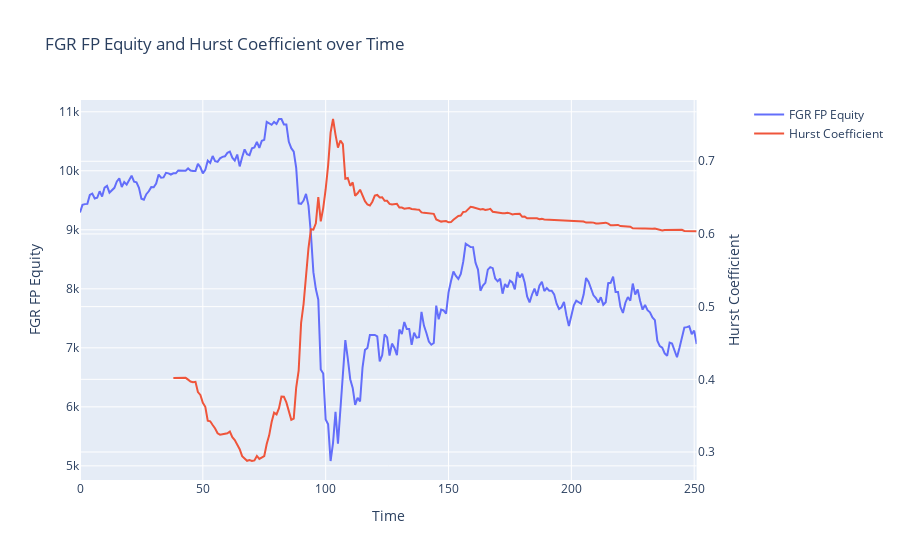

Notebook code for this chart:
### Code cell
# Créer un nouveau dataframe pour stocker les résultats
result_list = []

# Appel de la fonction avec le nom de la colonne et stocke le résultat dans la liste
result_list.append(affichage_coef_hurst('FGR FP Equity', market_cap))

# Affiche la liste des résultats
print(result_list)

### Figure 1 — Plotly figure (JSON) as saved in the notebook; plotly's stock layout.template omitted (floating-point values rounded to 4 significant figures; data arrays with more than 128 entries replaced by an {"elided": "..."} marker saying what was removed)
{"data": [{"mode": "lines", "name": "FGR FP Equity", "type": "scatter", "x": {"elided": "252 int values"}, "xaxis": "x", "y": {"elided": "252 float values"}, "yaxis": "y"}, {"mode": "lines", "name": "Hurst Coefficient", "type": "scatter", "x": {"elided": "252 int values"}, "xaxis": "x", "y": {"elided": "252 float values"}, "yaxis": "y2"}], "layout": {"title": {"text": "FGR FP Equity and Hurst Coefficient over Time"}, "xaxis": {"anchor": "y", "domain": [0, 0.94], "title": {"text": "Time"}}, "yaxis": {"anchor": "x", "domain": [0, 1], "title": {"text": "FGR FP Equity"}}, "yaxis2": {"anchor": "x", "overlaying": "y", "side": "right", "title": {"text": "Hurst Coefficient"}}}}
